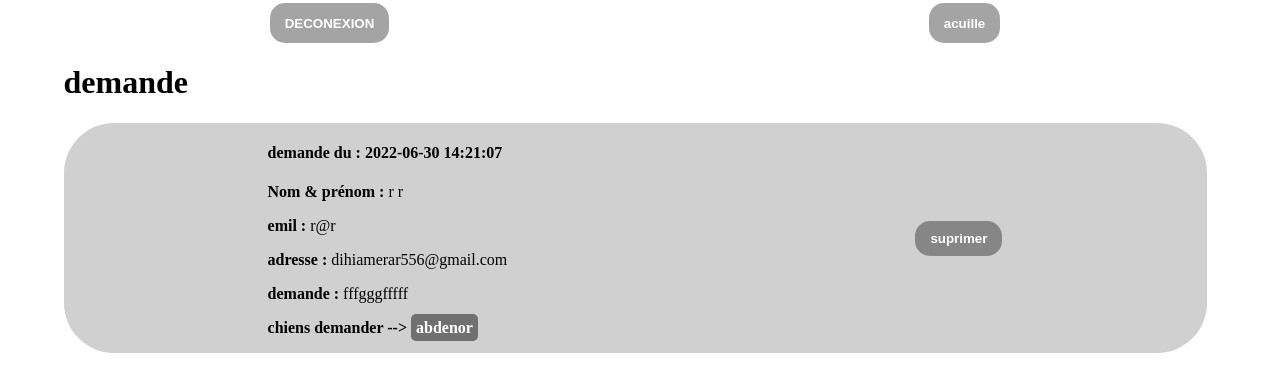
The page /back/espace_admin/afficher_demande.php (signed in) on the database as committed earlier.
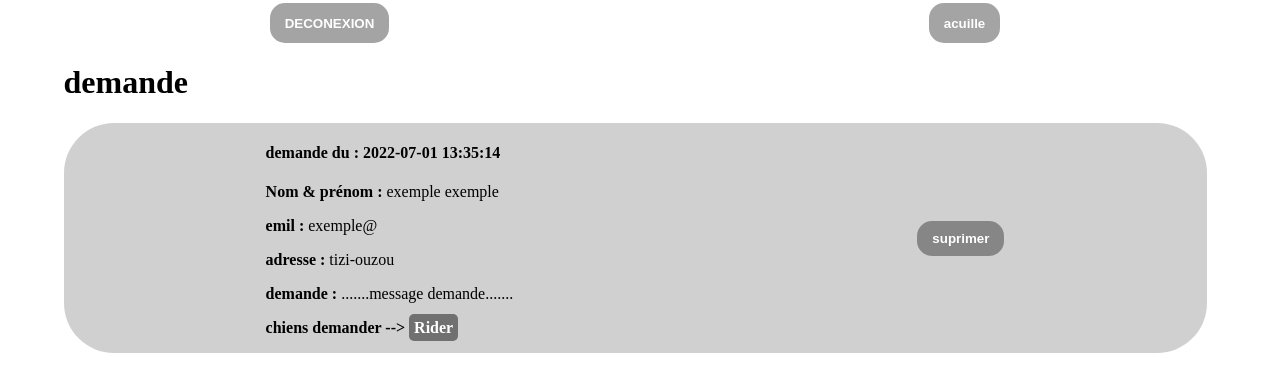
The same page on the database as committed later.
### tables this page shows
CREATE TABLE IF NOT EXISTS `demande` (
  `nom` varchar(255) NOT NULL,
  `prenom` varchar(255) NOT NULL,
  `email` varchar(255) NOT NULL,
  `adress` text NOT NULL,
  `demande` text NOT NULL,
  `date_env` timestamp NOT NULL DEFAULT current_timestamp(),
  `id` int(11) NOT NULL AUTO_INCREMENT,
  `id_animal` int(11) NOT NULL,
  `nom_animal` varchar(255) NOT NULL,
  PRIMARY KEY (`id`)
);

### back/espace_admin/afficher_demande.php (called while the page is built, shortened)
<?php
  include '../bdd/config.php';
  $demande=$bdd -> query('SELECT * FROM demande ORDER BY date_env DESC');
  require('views/afficher_demande.view.php');
?>

### back/espace_admin/views/afficher_demande.view.php (the view, shortened to what this page needs)
<!DOCTYPE html>
<html lang="en">
<head>
  <link rel="stylesheet" href="../../CSS/admin/message.css">
</head>
<body>
                     <div class="menu">
                           <button ><a href="php/logout.php"> DECONEXION</a></button>
                           <button><a href="index.php"> acuille</a></button>
                    </div>
    <div class="messages">
           <div class="messaget">
                    <div class="title">
                           <h1>demande </h1>
                      </div>
               <div class="txt">
                      <?php while($a=$demande->fetch()){ ?>
                        <div class="ms">
                                            <div class="info">
                                <h4><span>demande du : </span><?= $a['date_env']?> </h4>
                              <p><span> Nom & prénom : </span><?= $a['nom']?> <?= $a['prenom']?> </p>
                              <p><span>emil : </span><?= $a['email']?></p>
                              <p><span>adresse : </span><?= $a['adress']?></p>
                              <p><span>demande : </span><?= $a['demande']?></p>
                              <?php $amin=strtolower($a['nom_animal']) ;?>
                              <p><span>chiens demander --> </span><a class="d" href="animal.php?titre=<?= $amin?>&id=<?=$a['id_animal']?>"><?= $a['nom_animal']?></a></p>
                      </div>
                      <div class="button">
                              <button class="s"><a href="php/supp_article.php?id=<?=$a['id']?>">suprimer</a> </button>
                      </div>
                      </div>
                      <?php } ?>
              </div>
              </div>
</body>
</html>

### css/admin/message.css (style rules this page uses)
body { display: flex; flex-direction: column; margin: 0px 0px 0px 0px; }
.menu { margin-top: 3px; height: 5vh; display: flex; justify-content: space-around; }
.messages { display: flex; flex-direction: column; justify-content: center; align-items: center; }
.txt { width: 90%; }
.ms { width: 100%; display: flex; flex-direction: row; justify-content: space-around; align-items: center; background-color: rgba(177, 177, 177, 0.596); margin:0% 0% 1% 0%; border-radius: 50px; }
button { border:0; padding: 10px 15px; border-radius:15px; cursor:pointer; color:white; background-color: #0000005b; }
a { text-decoration: none; font-weight: bold; color:white; }
span { font-weight: bold; }
.messaget { margin-left: 10%; width: 100%; }
.d { width: 100px; height: 200px; color: #ffffff; background-color: rgb(112, 112, 112) ; border-radius: 5px; text-align: center; padding: 5px; text-align: center; }

Rows that differ between the two databases and show on the page:
removed demande: date_env "2022-06-30 14:21:07", nom "r", prenom "r", email "r@r", adress "dihiamerar556@gmail.com", demande "fffgggfffff", nom_animal "abdenor"
added demande: date_env "2022-07-01 13:35:14", nom "exemple", prenom "exemple", email "exemple@", adress "tizi-ouzou", demande ".......message demande.......", nom_animal "Rider"
